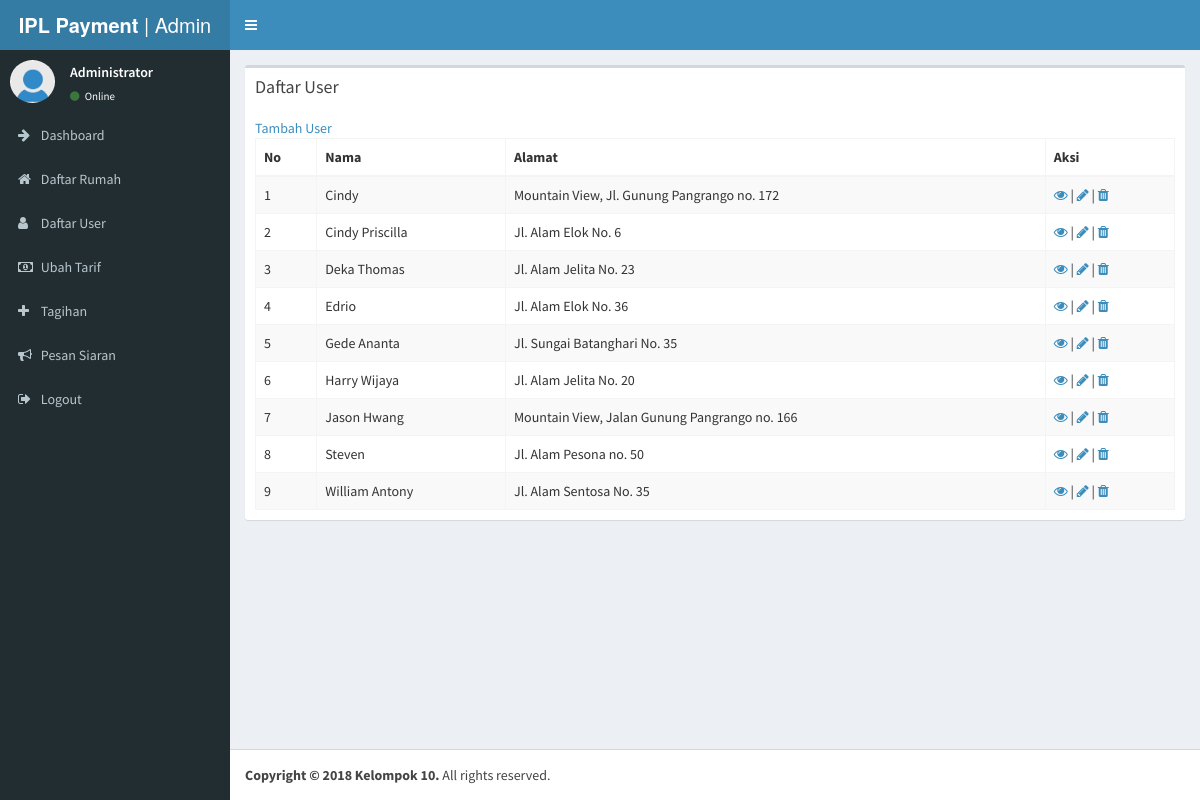
Page /admin/user.php (signed in) on the committed database.
### tables this page shows
CREATE TABLE `user` (
  `id` int(11) NOT NULL,
  `nama` varchar(255) NOT NULL,
  `nik` varchar(255) NOT NULL,
  `nomor_hp` varchar(255) NOT NULL,
  `rumah_id` int(11) NOT NULL,
  `email` varchar(255) NOT NULL,
  `password` varchar(255) NOT NULL
);

CREATE TABLE `rumah` (
  `id` int(11) NOT NULL,
  `kode` varchar(255) NOT NULL,
  `alamat` text NOT NULL
);

### admin/user.php (the view, shortened to what this page needs)
<?php
require_once "../config/koneksi.php";
$adminId = $_SESSION['admin'];
$resPanitia = mysqli_query($conn, "SELECT * FROM admin WHERE id='$adminId'");
$rowPanitia = mysqli_fetch_assoc($resPanitia);
$resData = mysqli_query($conn, "SELECT *, user.id AS userID, rumah.id AS rumahID FROM user INNER JOIN rumah ON user.rumah_id = rumah.id ORDER BY user.nama ASC");
?>
<!DOCTYPE html>
<html>
<head>
  <link rel="stylesheet" href="../lib/bootstrap/css/bootstrap.min.css">
  <link rel="stylesheet" href="https://cdnjs.cloudflare.com/ajax/libs/font-awesome/4.5.0/css/font-awesome.min.css">
  <link rel="stylesheet" href="https://cdnjs.cloudflare.com/ajax/libs/ionicons/2.0.1/css/ionicons.min.css">
  <link rel="stylesheet" href="../dist/css/AdminLTE.min.css">
  <link rel="stylesheet" href="../dist/css/skins/_all-skins.min.css">
  <link rel="stylesheet" href="../plugins/iCheck/flat/blue.css">
  <link rel="stylesheet" href="../plugins/morris/morris.css">
  <link rel="stylesheet" href="../plugins/jvectormap/jquery-jvectormap-1.2.2.css">
  <link rel="stylesheet" href="../plugins/datepicker/datepicker3.css">
  <link rel="stylesheet" href="../plugins/daterangepicker/daterangepicker.css">
  <link rel="stylesheet" href="../plugins/bootstrap-wysihtml5/bootstrap3-wysihtml5.min.css">
</head>
<body class="hold-transition skin-blue sidebar-mini">
<div class="wrapper">
  <header class="main-header">
    <a href="index.php" class="logo">
      <span class="logo-lg"><b>IPL Payment</b> | Admin</span>
    </a>
    <nav class="navbar navbar-static-top">
      <a href="#" class="sidebar-toggle" data-toggle="offcanvas" role="button">
      </a>
    </nav>
  </header>
  <aside class="main-sidebar">
    <section class="sidebar">
      <div class="user-panel">
        <div class="pull-left image">
          <img src="../images/user.jpg" class="img-circle" alt="User Image">
        </div>
        <div class="pull-left info">
          <p><?php echo $rowPanitia['nama']; ?></p>
          <a href="#"><i class="fa fa-circle text-success"></i> Online</a>
        </div>
      </div>
     <?php include('../config/nav.php'); ?>
    </section>
  </aside>
  <div class="content-wrapper">
    <section class="content">
          <div class="box">
            <div class="box-header">
              <h3 class="box-title">Daftar User</h3>
            </div>
            <div class="box-body">
                <div class="row">
                  <div class="col-sm-8">
                    <a href="user_tambah.php">Tambah User</a>
                  </div>
                </div>
              <table id="example1" class="table table-bordered table-striped">
                <thead>
                <tr>
                  <th>No</th>
                  <th>Nama</th>
                  <th>Alamat</th>
                  <th>Aksi</th>
                </tr>
                </thead>
                <tbody>
                  <?php $no = 1; while($rowData = mysqli_fetch_assoc($resData)){ ?>
                  <tr>
                    <td><?php echo $no; ?></td>
                    <td><?php echo $rowData['nama']; ?></td>
                    <td><?php echo $rowData['alamat']; ?></td>
                    <td><a href="user_detail.php?id=<?php echo $rowData['userID']; ?>"><i class="fa fa-eye"></i></a> | <a href="user_edit.php?id=<?php echo $rowData['userID']; ?>"><i class="fa fa-pencil"></i></a> | <a href="user_hapus.php?id=<?php echo $rowData['userID']; ?>"><i class="fa fa-trash"></i></a></td>
                  </tr>
                <?php $no++; } ?>
                </tbody>
              </table>
            </div>
          </div>
    </section>
  </div>
  <footer class="main-footer">
    <strong>Copyright &copy; 2018 Kelompok 10.</strong> All rights
    reserved.
  </footer>
</div>
</body>
</html>

### rows in the picture
user: nama "Cindy", rumah.alamat "Mountain View, Jl. Gunung Pangrango no. 172"
user: nama "Cindy Priscilla", rumah.alamat "Jl. Alam Elok No. 6"
user: nama "Deka Thomas", rumah.alamat "Jl. Alam Jelita No. 23"
user: nama "Edrio", rumah.alamat "Jl. Alam Elok No. 36"
user: nama "Gede Ananta", rumah.alamat "Jl. Sungai Batanghari No. 35"
user: nama "Harry Wijaya", rumah.alamat "Jl. Alam Jelita No. 20"
user: nama "Jason Hwang", rumah.alamat "Mountain View, Jalan Gunung Pangrango no. 166"
user: nama "Steven", rumah.alamat "Jl. Alam Pesona no. 50"
user: nama "William Antony", rumah.alamat "Jl. Alam Sentosa No. 35"

### other values in the picture
$rowPanitia['nama'] "Administrator"
